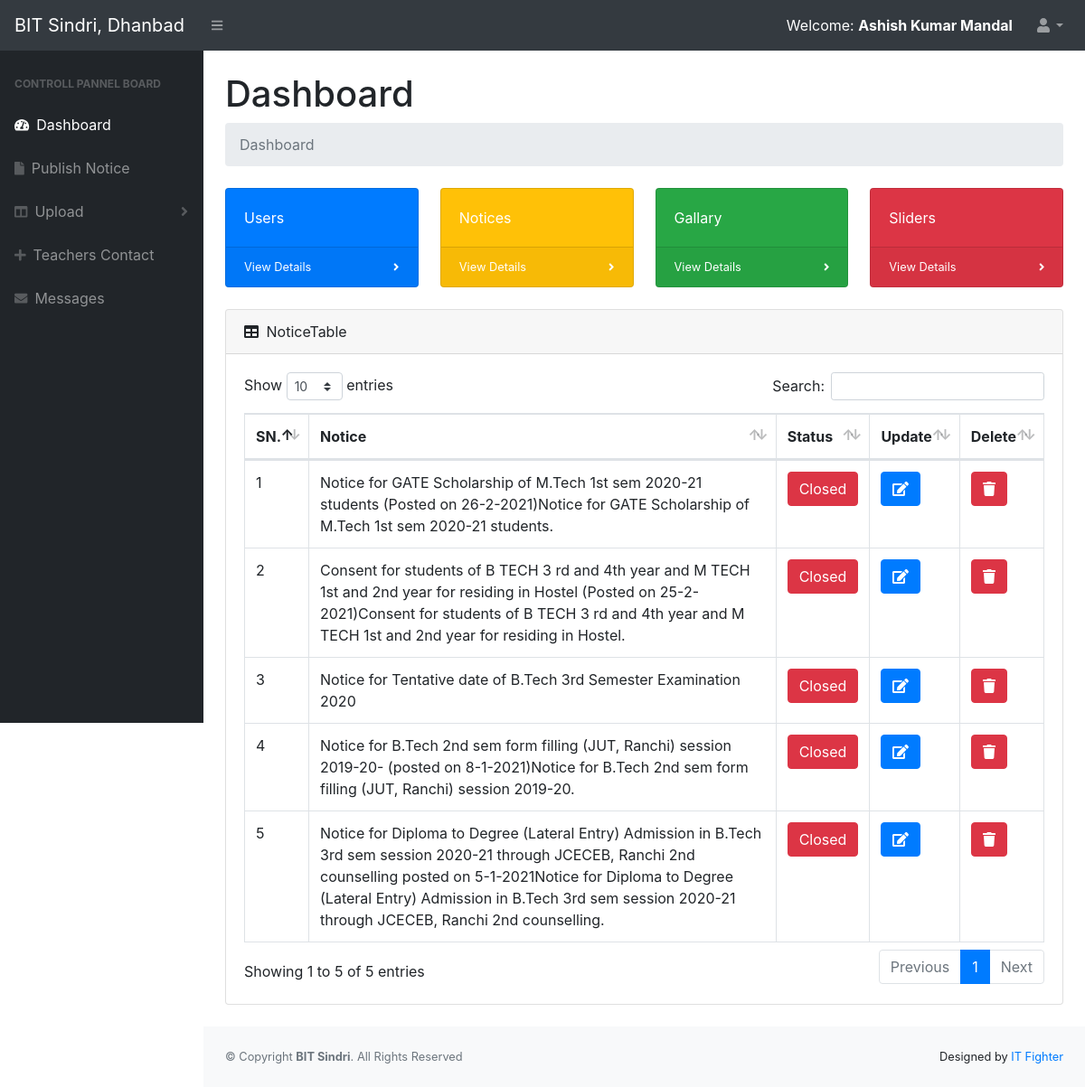
Page /admin/dashboard.php (signed in) on the earlier database version.
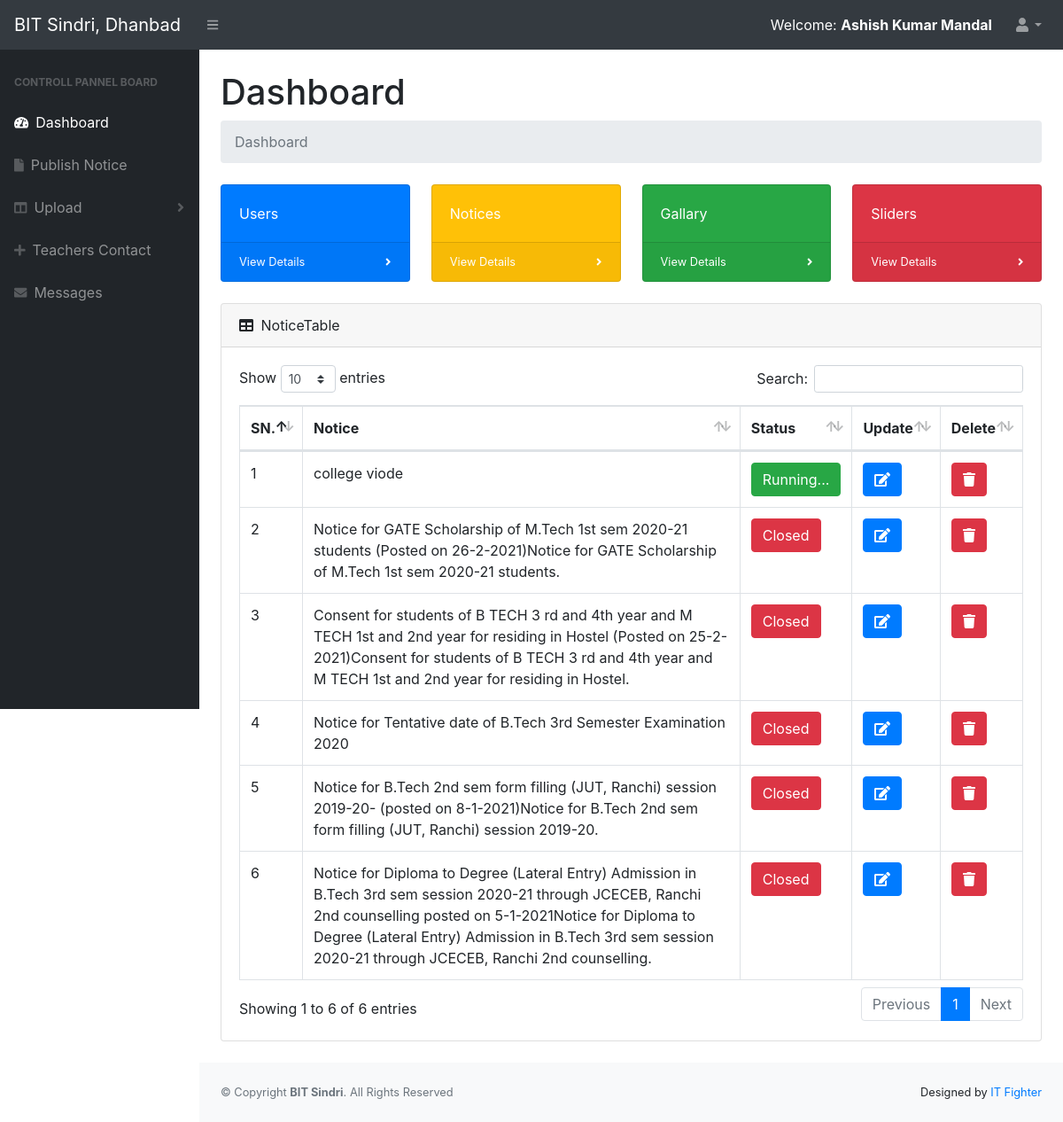
Same page on the later database version.
### tables this page shows
CREATE TABLE `notice` (
  `notice_id` int(11) NOT NULL,
  `msg` varchar(500) NOT NULL,
  `link` varchar(300) DEFAULT NULL,
  `file` varchar(150) DEFAULT NULL,
  `start_date_time` timestamp NULL DEFAULT NULL,
  `end_date_time` timestamp NULL DEFAULT NULL,
  `usr_id` int(11) NOT NULL,
  `created` timestamp NOT NULL DEFAULT current_timestamp(),
  `updated` timestamp NOT NULL DEFAULT current_timestamp() ON UPDATE current_timestamp()
);

### admin/dashboard.php (the view, shortened to what this page needs)
<?php include_once('header_admin.php'); ?>
<div id="layoutSidenav_content">
                <main>
                    <div class="container-fluid">
                        <h1 class="mt-4">Dashboard</h1>
                        <ol class="breadcrumb mb-4">
                            <li class="breadcrumb-item active">Dashboard</li>
                        </ol>
                        <div class="row">
                            <div class="col-xl-3 col-md-6">
                                <div class="card bg-primary text-white mb-4">
                                    <div class="card-body">Users</div>
                                    <div class="card-footer d-flex align-items-center justify-content-between">
                                        <a class="small text-white stretched-link" href="#">View Details</a>
                                        <div class="small text-white"><i class="fas fa-angle-right"></i></div>
                                    </div>
                                </div>
                            </div>
                            <div class="col-xl-3 col-md-6">
                                <div class="card bg-warning text-white mb-4">
                                    <div class="card-body">Notices</div>
                                    <div class="card-footer d-flex align-items-center justify-content-between">
                                        <a class="small text-white stretched-link" href="#">View Details</a>
                                        <div class="small text-white"><i class="fas fa-angle-right"></i></div>
                                    </div>
                                </div>
                            </div>
                            <div class="col-xl-3 col-md-6">
                                <div class="card bg-success text-white mb-4">
                                    <div class="card-body">Gallary</div>
                                    <div class="card-footer d-flex align-items-center justify-content-between">
                                        <a class="small text-white stretched-link" href="#">View Details</a>
                                        <div class="small text-white"><i class="fas fa-angle-right"></i></div>
                                    </div>
                                </div>
                            </div>
                            <div class="col-xl-3 col-md-6">
                                <div class="card bg-danger text-white mb-4">
                                    <div class="card-body">Sliders</div>
                                    <div class="card-footer d-flex align-items-center justify-content-between">
                                        <a class="small text-white stretched-link" href="#">View Details</a>
                                        <div class="small text-white"><i class="fas fa-angle-right"></i></div>
                                    </div>
                                </div>
                            </div>
                        </div>
                        <div class="card mb-4">
                            <div class="card-header">
                                <i class="fas fa-table mr-1"></i>
                                NoticeTable
                            </div>
                            <div class="card-body">
                                <div class="table-responsive">
                                    <table class="table table-bordered" id="dataTable" width="100%" cellspacing="0">
                                        <thead>
                                            <tr>
                                                <th>SN.</th>
                                                <th>Notice</th>
                                                <th>Status</th>
                                                <?php if($_SESSION['session_desn_id']!=2) { ?>
                                                <th>Update</th>
                                                <th>Delete</th>
                                                <?php } ?>
                                            </tr>
                                        </thead>
                                        <tbody>
                                            <?php
                                                $i = 1;
                                                $cdt = date('Y-m-d H:i:s');
                                                $query = mysqli_query($conn, "SELECT * FROM notice ORDER BY notice_id DESC");
                                                while(@$row = mysqli_fetch_array($query)){
                                                  $notice_id = $row['notice_id'];
                                                  $msg = $row['msg'];
                                                  $sdt = $row['start_date_time'];
                                                  $edt = $row['end_date_time'];
                                                  $dcs_days = intval((strtotime($cdt)-strtotime($sdt))/(60*60*24));
                                                  $dce_days = intval((strtotime($cdt)-strtotime($edt))/(60*60*24));
                                            ?>
                                            <tr>
                                                <td><?php echo $i; $i++; ?></td>
                                                <td><?php echo $msg; ?></td>
                                                <?php if($dcs_days < 0){ ?>
                                                    <td><a class="btn btn-warning btn-xs"> Pending </a></td>
                                                <?php }else if($dce_days > 7){ ?>
                                                    <td><a class="btn btn-danger btn-xs"> Closed </a></td>
                                                <?php }else{ ?>
                                                    <td><a class="btn btn-success btn-xs"> Running... </a></td>
                                                <?php } ?>
                                                <?php if($_SESSION['session_desn_id']!=2) { ?>
                                                <td><a href="#" class="btn btn-primary btn-xs"> <i class="fa fa-edit"></i> </a></td>
                                                <td><a onclick='return Confirm();' href="delete_notice.php?id=<?php echo $notice_id; ?>" class="btn btn-danger btn-xs"><i class="fa fa-trash"></i></a></td>
                                                <?php } ?>
                                            </tr>
                                            <?php } ?>
                                        </tbody>
                                    </table>
                                </div>
                            </div>
                        </div>
                    </div>
                </main>
<?php include_once('footer_admin.php'); ?>

### admin/header_admin.php (shortened to what this page needs)
<!DOCTYPE html>
<html lang="en">
    <head>
        <link href="../assets/css/admin.css" rel="stylesheet" />
        <link href="../assets/css/dataTables.bootstrap4.min.css" rel="stylesheet" />
    </head>
    <body class="sb-nav-fixed">
        <nav class="sb-topnav navbar navbar-expand navbar-dark bg-dark">
            <a class="navbar-brand" href="dashboard.php">BIT Sindri, Dhanbad</a>
            <button class="btn btn-link btn-sm order-1 order-lg-0" id="sidebarToggle" href="#"><i class="fas fa-bars"></i></button>
            <form class="d-none d-md-inline-block form-inline ml-auto mr-0 mr-md-3 my-2 my-md-0">
                <div class="input-group">
                    <span style="float: right; color: #fff;">Welcome: <b><?php
                        echo $_SESSION['session_name']; ?></b></span>
                </div>
            </form>
            <ul class="navbar-nav ml-auto ml-md-0">
                <li class="nav-item dropdown">
                    <a class="nav-link dropdown-toggle" id="userDropdown" href="#" role="button" data-toggle="dropdown" aria-haspopup="true" aria-expanded="false"><i class="fas fa-user fa-fw"></i></a>
                </li>
            </ul>
        </nav>
        <div id="layoutSidenav">
            <div id="layoutSidenav_nav">
                <nav class="sb-sidenav accordion sb-sidenav-dark" id="sidenavAccordion">
                    <div class="sb-sidenav-menu">
                        <div class="nav">
                            <div class="sb-sidenav-menu-heading">Controll Pannel Board</div>
                            <a class="nav-link" href="dashboard.php"><div class="sb-nav-link-icon"><i class="fas fa-tachometer-alt"></i></div> Dashboard </a>
                        <?php if($_SESSION['session_desn_id']!=2) { ?>
                            <a class="nav-link" href="notice.php"><div class="sb-nav-link-icon"><i class="fas fa-file"></i></div> Publish Notice </a>
                            <a class="nav-link collapsed" href="#" data-toggle="collapse" data-target="#collapseLayouts" aria-expanded="false" aria-controls="collapseLayouts">
                                <div class="sb-nav-link-icon"><i class="fas fa-columns"></i></div>
                                Upload
                                <div class="sb-sidenav-collapse-arrow"><i class="fas fa-angle-down"></i></div>
                            </a>
                            <a class="nav-link" href="teacher_contact.php"><div class="sb-nav-link-icon"><i class="fas fa-plus"></i></div>Teachers Contact </a>
                            <a class="nav-link" href="message.php"><div class="sb-nav-link-icon"><i class="fas fa-envelope"></i></div> Messages </a>
                        <?php } ?>
                        </div>
                    </div>
                </nav>
            </div>

### admin/footer_admin.php (shortened to what this page needs)
                <footer class="py-4 bg-light mt-auto">
                    <div class="container-fluid">
                        <div class="d-flex align-items-center justify-content-between small">
                            <div class="text-muted">&copy; Copyright <strong><span>BIT Sindri</span></strong>. All Rights Reserved</div>
                            <div>
                                Designed by <a href="#">IT Fighter</a>
                            </div>
                        </div>
                    </div>
                </footer>
            </div>
        </div>
    </body>
</html>

Differences in the rows shown:
added notice: msg "college viode", shows "Running..."
Other differences:
text written by a page script: "Show entries Search: Showing 1 to 5 of 5 entries Previous 1 Next" → "Show entries Search: Showing 1 to 6 of 6 entries Previous 1 Next"
